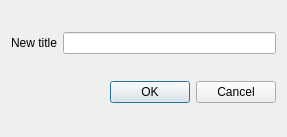
<?xml version="1.0" encoding="UTF-8"?>
<ui version="4.0">
 <class>WindowTitle</class>
 <widget class="QDialog" name="WindowTitle">
  <property name="windowModality">
   <enum>Qt::ApplicationModal</enum>
  </property>
  <property name="geometry">
   <rect>
    <x>0</x>
    <y>0</y>
    <width>287</width>
    <height>137</height>
   </rect>
  </property>
  <property name="windowTitle">
   <string>Modify Window Title</string>
  </property>
  <layout class="QGridLayout" name="gridLayout">
   <item row="0" column="0">
    <widget class="QLabel" name="label">
     <property name="text">
      <string>New title</string>
     </property>
    </widget>
   </item>
   <item row="0" column="1">
    <widget class="QLineEdit" name="txtTitle"/>
   </item>
   <item row="1" column="0" colspan="2">
    <widget class="QDialogButtonBox" name="buttonBox">
     <property name="orientation">
      <enum>Qt::Horizontal</enum>
     </property>
     <property name="standardButtons">
      <set>QDialogButtonBox::Cancel|QDialogButtonBox::Ok</set>
     </property>
    </widget>
   </item>
  </layout>
 </widget>
 <resources/>
 <connections>
  <connection>
   <sender>buttonBox</sender>
   <signal>accepted()</signal>
   <receiver>WindowTitle</receiver>
   <slot>accept()</slot>
   <hints>
    <hint type="sourcelabel">
     <x>248</x>
     <y>254</y>
    </hint>
    <hint type="destinationlabel">
     <x>157</x>
     <y>274</y>
    </hint>
   </hints>
  </connection>
  <connection>
   <sender>buttonBox</sender>
   <signal>rejected()</signal>
   <receiver>WindowTitle</receiver>
   <slot>reject()</slot>
   <hints>
    <hint type="sourcelabel">
     <x>316</x>
     <y>260</y>
    </hint>
    <hint type="destinationlabel">
     <x>286</x>
     <y>274</y>
    </hint>
   </hints>
  </connection>
 </connections>
</ui>
